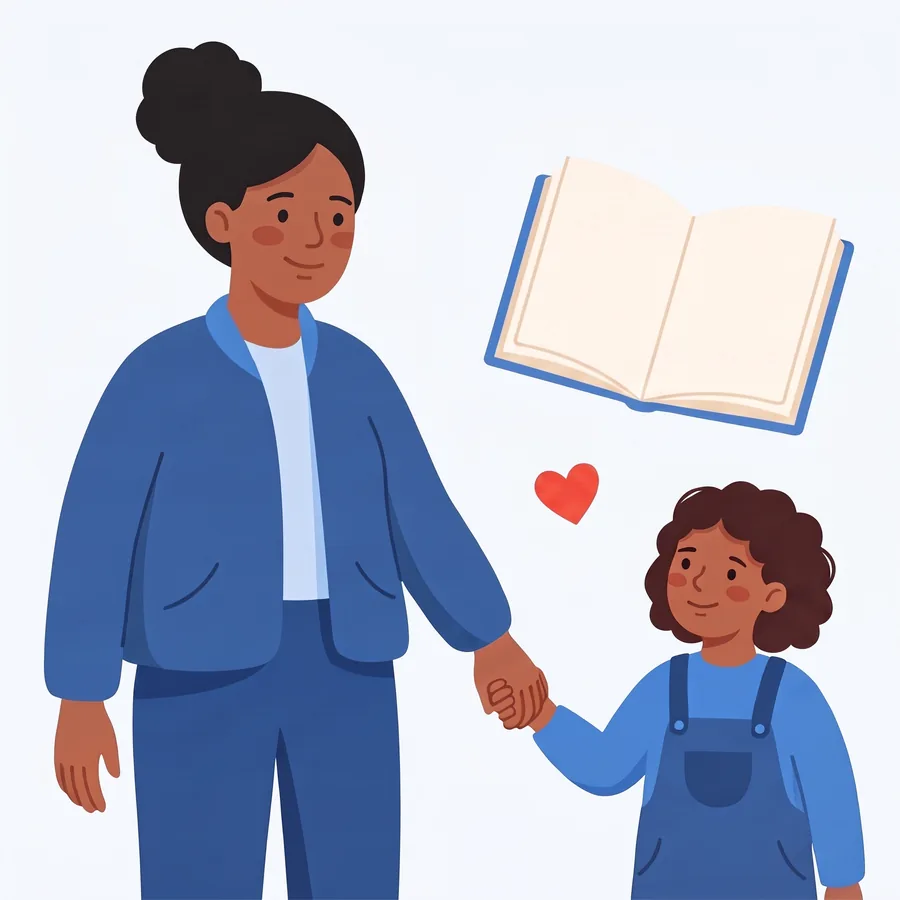
#> input picture design-handoff/source/jotla/illo/tourWelcome.8da0a563.webp, 900 x 900 px, found by its file name
$ python reground.py
#> lines starting #> are read from the running program, lines starting #| are printed output that depends on the picture; after the words box and inside, x2 and y2 are one past the last pixel; in counts of white or black regions, pixels touching at a corner belong together
"""Re-ground Jotla's light illustration deck onto the dark page (#0E1726).

CANDIDATE, 17 Jul 2026. Not approved, not wired into any build. Bupe's call.

WHY THIS EXISTS. The 14 generated illustrations carry a baked-in #F7F9FC ground,
so on the dark theme they land as bright cards. The brief asked for a "re-ground,
not a redesign": same subjects, same composition, ground at #0E1726. This does
exactly that, and it is the only option on the table that preserves the casting
locks BY CONSTRUCTION, because it moves the original pixels rather than asking a
model to draw new people. Regeneration cannot promise that: every job in the
manifests ran with "Reference image: none", so a fresh dark set returns DIFFERENT
faces, and the fairness lock (Black British / White / South Asian / East Asian /
mixed heritage) and the gender lock (10 children, 5 girls 5 boys) would each need
re-reviewing from scratch.

THE METHOD, and why the obvious version fails. A naive fixed-tolerance flood fill
(`flood_naive`) leaves a bright keyline on every silhouette: the anti-aliased band
between art and ground is a genuine gradient, so no tolerance separates it. Raise
it and it eats the artwork; lower it and the halo stays. `matte_reground` solves it
properly. For art composited over a known ground G, each pixel is P = a*A + (1-a)*G,
so re-grounding onto G' is exact: P' = P + (1-a)*(G' - G). Only the per-pixel alpha
is needed. Ground is found by a CONNECTIVITY-aware flood from the border, not a
colour test, so an enclosed light prop is correctly kept as art.

GROUND, MEASURED (17 Jul, all 14, not asserted). The page ground lands on #0E1726
EXACTLY, delta 0, across 45-74% of each frame. It beats the light set's own measured
delta of 3, because this is a composite rather than a generation: no model has to hit
a hex. That is true only since the `out[gcore_er] = NEW` line below; the recomposite
alone carried the source's webp noise through and drifted up to 18. The 2px fringe
band hugging each silhouette still carries that noise (max ~12) and is left alone
deliberately: it is the anti-aliasing transition, not the page.

WHAT IT DOES NOT FIX, and this is the honest limit. Roughly 5 of 14 scenes contain a
light-tuned PROP that was drawn to sit on an off-white page and now glows on the dark
one: tipReconnect's white sofa, the floor-pool under tipAvoid's father, tipRoom's rug,
tipCalm's mat, tourToday's floor. The tool is right to keep them (they are art, not
ground); the art itself is what is wrong for a dark page. Those need repainting, by
hand or by a targeted img2img, before this set could ship. Look at the pixels before
believing any of it: `python all14.py` writes all14_matte.png.

Provenance: found by the adversarial gate on 17 Jul, which refuted the producer's
claim that a re-ground was impossible. See NATIVE-SYNC.md section B.
"""

import numpy as np
from PIL import Image
from collections import deque

SRC = 'C:/Users/bupe/dev/jotla-web/design-handoff/source/jotla/illo/'
NEW = np.array([14, 23, 38], float)   # #0E1726


def ground_colour(a):
    ring = np.concatenate([a[0], a[-1], a[:, 0], a[:, -1]])
    return np.median(ring, axis=0)


def flood_naive(a, tol=14):
    """The producer's method: every pixel within `tol` of the ground -> new ground."""
    G = ground_colour(a)
    d = np.abs(a - G).max(axis=2)
    m = d <= tol
    out = a.copy()
    out[m] = NEW
    return out, m


def flood_connected(a, tol):
    """Flood from the border, colour tolerance `tol`, 4-connected.
    Connectivity means an enclosed light prop is NOT eaten."""
    G = ground_colour(a)
    cand = np.abs(a - G).max(axis=2) <= tol
    h, w = cand.shape
    seen = np.zeros((h, w), bool)
    dq = deque()
    for x in range(w):
        for y in (0, h - 1):
            if cand[y, x] and not seen[y, x]:
                seen[y, x] = True; dq.append((y, x))
    for y in range(h):
        for x in (0, w - 1):
            if cand[y, x] and not seen[y, x]:
                seen[y, x] = True; dq.append((y, x))
    while dq:
        y, x = dq.popleft()
        for dy, dx in ((1, 0), (-1, 0), (0, 1), (0, -1)):
            ny, nx = y + dy, x + dx
            if 0 <= ny < h and 0 <= nx < w and cand[ny, nx] and not seen[ny, nx]:
                seen[ny, nx] = True; dq.append((ny, nx))
    return seen


def dilate(m, n=1):
    o = m.copy()
    for _ in range(n):
        p = o.copy()
        p[1:, :] |= o[:-1, :]; p[:-1, :] |= o[1:, :]
        p[:, 1:] |= o[:, :-1]; p[:, :-1] |= o[:, 1:]
        o = p
    return o


def nearest_colour(a, src_mask, need_mask, iters=12):
    """Propagate colours from src_mask outward to fill need_mask (cheap NN fill)."""
    out = a.copy().astype(float)
    known = src_mask.copy()
    for _ in range(iters):
        if not (need_mask & ~known).any():
            break
        acc = np.zeros_like(out); cnt = np.zeros(out.shape[:2])
        for dy, dx in ((1, 0), (-1, 0), (0, 1), (0, -1)):
            sh = np.roll(np.roll(out, dy, 0), dx, 1)
            km = np.roll(np.roll(known, dy, 0), dx, 1)
            acc += sh * km[..., None]; cnt += km
        fill = (cnt > 0) & ~known
        out[fill] = (acc[fill] / cnt[fill][..., None])
        known |= fill
    return out


def enclosed_ground(a, gcore, hole_tol=8):
    """Ground-coloured pockets the border flood cannot reach: the gap between a figure's
    legs, under an arm, inside a handle. Closed off by the art, so they are not
    border-connected, so `flood_connected` correctly refuses to guess and leaves them as
    art. On a light page that is invisible (they ARE the page). On a dark one they become
    bright wedges: tipAvoid's father had a white slab down his legs because of this.

    Colour separates them from a real light prop, and the margin is enormous, so this is
    safe rather than lucky. Measured on tipAvoid: the three pockets are #F8F9FD, delta 0
    from the ground, i.e. the same flat fill. Measured on tipReconnect: the white sofa is
    NOT within even tol=18 of the ground and never appears here. hole_tol=8 sits in a gap
    with nothing in it. A prop that genuinely IS the page colour is indistinguishable from
    the page anyway, so flooding it is right.
    """
    return (np.abs(a - ground_colour(a)).max(axis=2) <= hole_tol) & ~gcore


def matte_reground(a, tol=18):
    """Method B. Connectivity-aware ground, per-pixel alpha, exact recomposite."""
    G = ground_colour(a)
    gcore = flood_connected(a, tol)          # true page ground only
    gcore = gcore | enclosed_ground(a, gcore)  # ...plus the pockets it cannot reach
    gcore_er = ~dilate(~gcore, 2)            # erode: drop the soft fringe
    art_core = ~dilate(gcore, 2)             # confidently art
    fringe = ~gcore_er & ~art_core           # the anti-aliased band

    A = nearest_colour(a, art_core, fringe)  # local art colour behind each fringe px
    d = A - G
    den = (d * d).sum(axis=2)
    num = ((a - G) * d).sum(axis=2)
    alpha = np.clip(np.divide(num, den, out=np.zeros_like(num), where=den > 1e-6), 0, 1)
    alpha[art_core] = 1.0
    alpha[gcore_er] = 0.0

    out = a + (1 - alpha)[..., None] * (NEW - G)   # P' = P + (1-a)(G'-G)
    # The recomposite carries the SOURCE ground's webp noise through as (a - G), which
    # measured p50=0 / p99=4 / max=18 against #0E1726. Invisible on the light original;
    # not on a dark page, where flat navy shows every stray point. Pixels at alpha==0 are
    # pure page ground by definition, so set them rather than nudge them: delta 0, and
    # the tail dies. Only the fringe (0 < alpha < 1) needs the arithmetic.
    out[gcore_er] = NEW
    return np.clip(out, 0, 255), alpha, gcore


if __name__ == '__main__':
    import sys
    files = {'tourWelcome': 'tourWelcome.8da0a563.webp',
             'tipReconnect': 'tipReconnect.7c285113.webp',
             'tourGate': 'tourGate.e577cf3e.webp'}
    panels = []
    for k, f in files.items():
        a = np.array(Image.open(SRC + f).convert('RGB')).astype(float)
        naive, nm = flood_naive(a, 14)
#> in flood_naive, `G = ground_colour(a)`: G = [244, 247, 253]
#> in flood_naive, `m = d <= tol`:
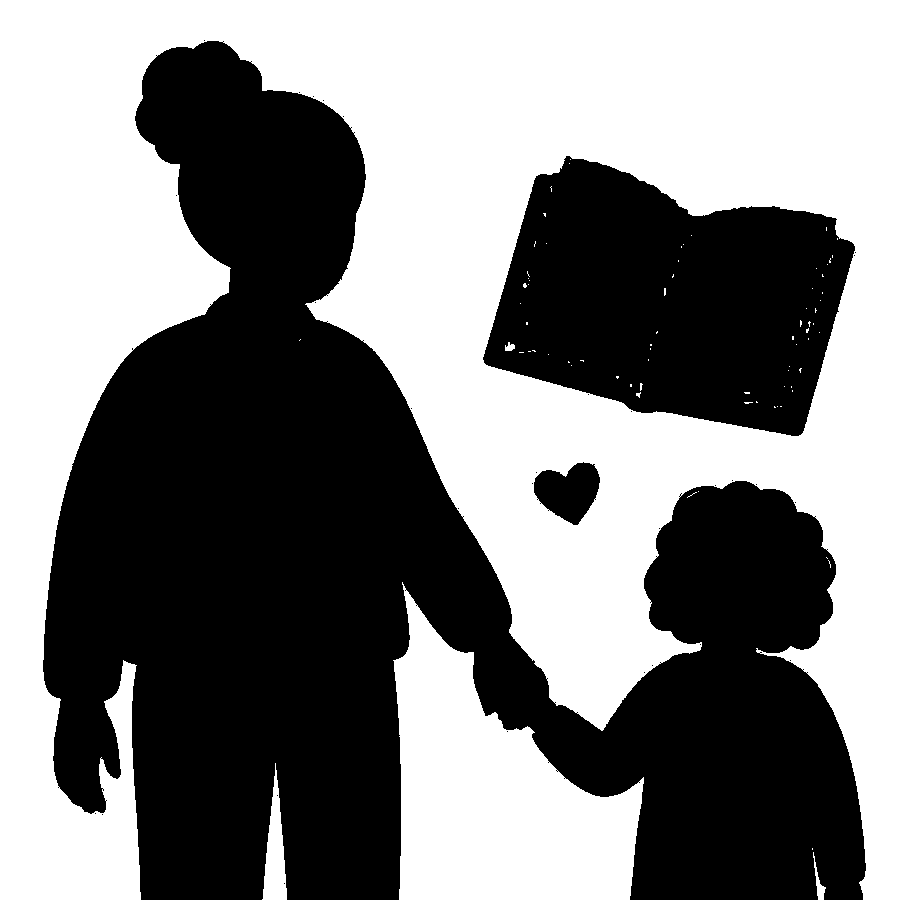
#> m: shape (900, 900) bool; 50.9% white; 32 black regions (29 under 20 px), largest, box (x1, y1, x2, y2) and area: (43, 41, 866, 900) 324376, (483, 156, 855, 436) 70235, (534, 462, 600, 525) 2755
#> in flood_naive, `out[m] = NEW`:
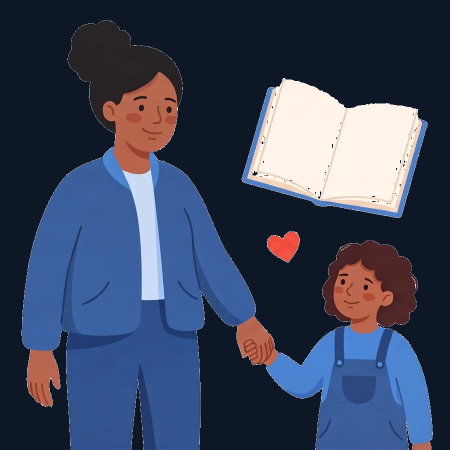
#> out: shape (900, 900, 3) float64 (shown at 1/2 size); mean R, G, B 59.7, 69, 93.4
        matte, alpha, gcore = matte_reground(a, 18)
#> after the loop in flood_connected, `for y in range(h):`:
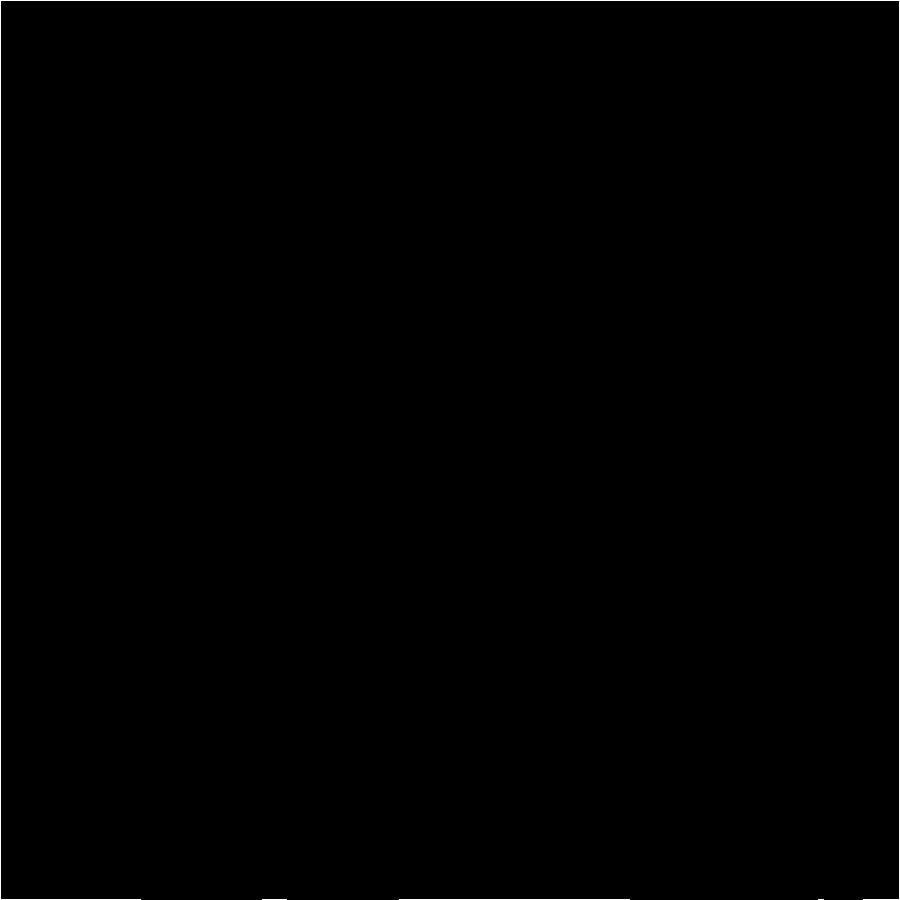
#> seen: shape (900, 900) bool; 0.39% white in thin lines or dots
#> after the loop in nearest_colour, `for _ in range(iters):`:
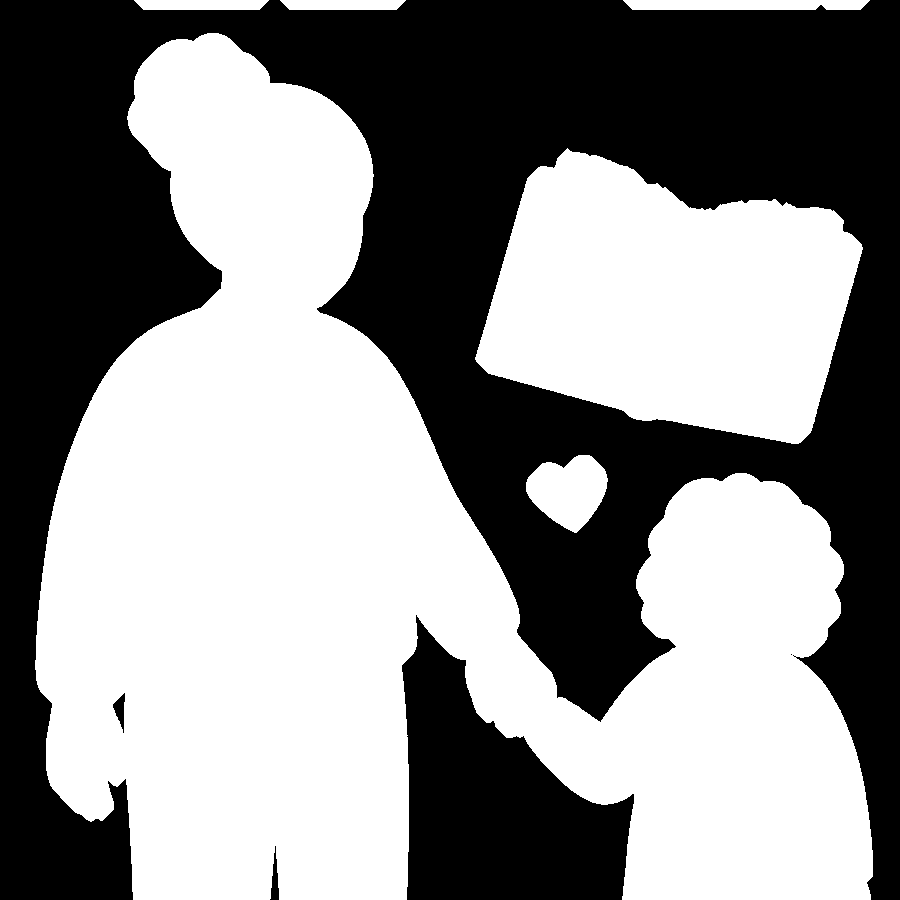
#> known: shape (900, 900) bool; 54.7% white; 5 black regions (1 under 20 px), largest, box (x1, y1, x2, y2) and area: (0, 0, 900, 900) 329740, (402, 615, 634, 900) 37021, (270, 846, 279, 900) 254, (113, 693, 125, 733) 238
        print('%-13s ground=%s naive-hit=%.1f%% connected-ground=%.1f%%'
              % (k, '#%02X%02X%02X' % tuple(ground_colour(a).astype(int)),
                 100 * nm.mean(), 100 * gcore.mean()))
#| tourWelcome   ground=#F4F7FD naive-hit=50.9% connected-ground=51.0%
        row = np.hstack([a, naive, matte])
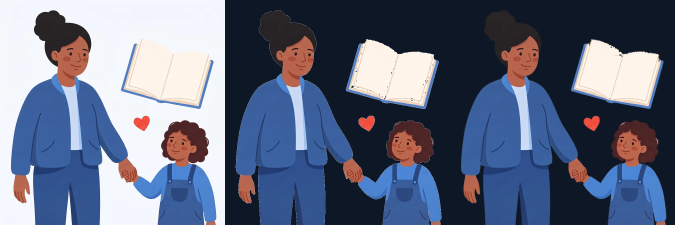
#> row: shape (900, 2700, 3) float64 (shown at 1/4 size); mean R, G, B 98.6, 106.9, 129.5
        panels.append(np.array(Image.fromarray(row.astype('uint8')).resize((1350, 450), Image.LANCZOS)))
        Image.fromarray(matte.astype('uint8')).save(f'rg_{k}_matte.png')
        Image.fromarray(naive.astype('uint8')).save(f'rg_{k}_naive.png')
#> pass 2 of the loop `for k, f in files.items():`:
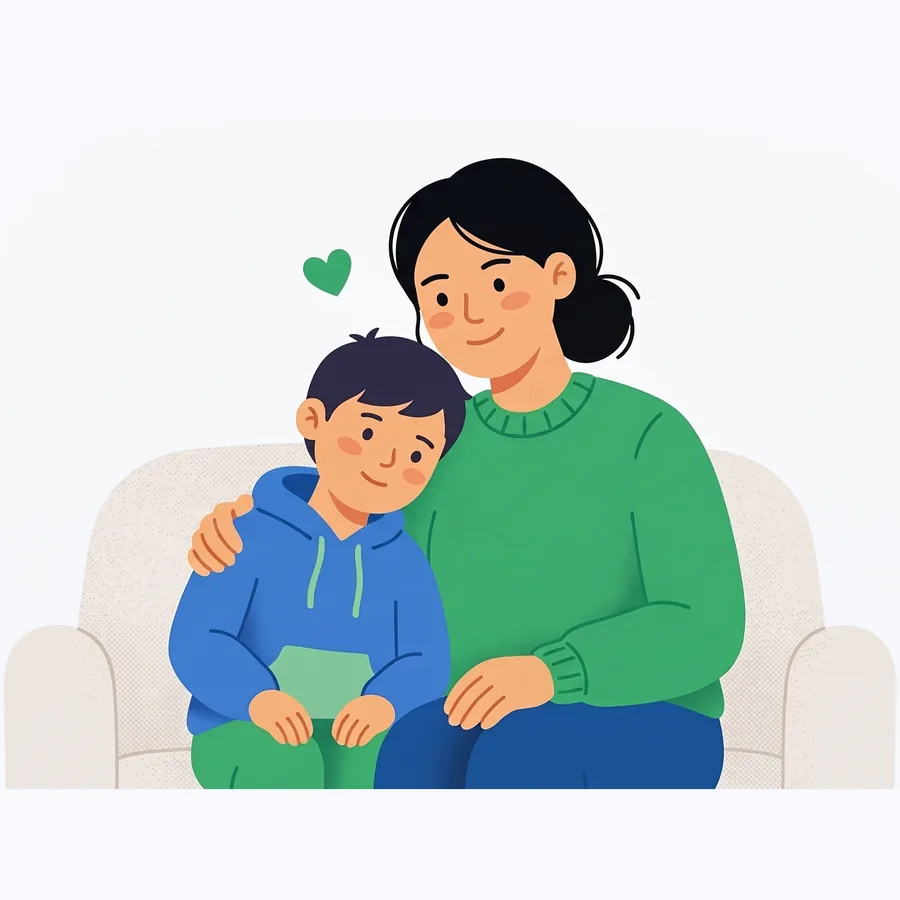
#> input picture design-handoff/source/jotla/illo/tipReconnect.7c285113.webp, 900 x 900 px, found by its file name
#> in matte_reground (call 2), `G = ground_colour(a)`: G = [248, 249, 253]
#> after the loop in flood_connected (call 2), `for y in range(h):`:
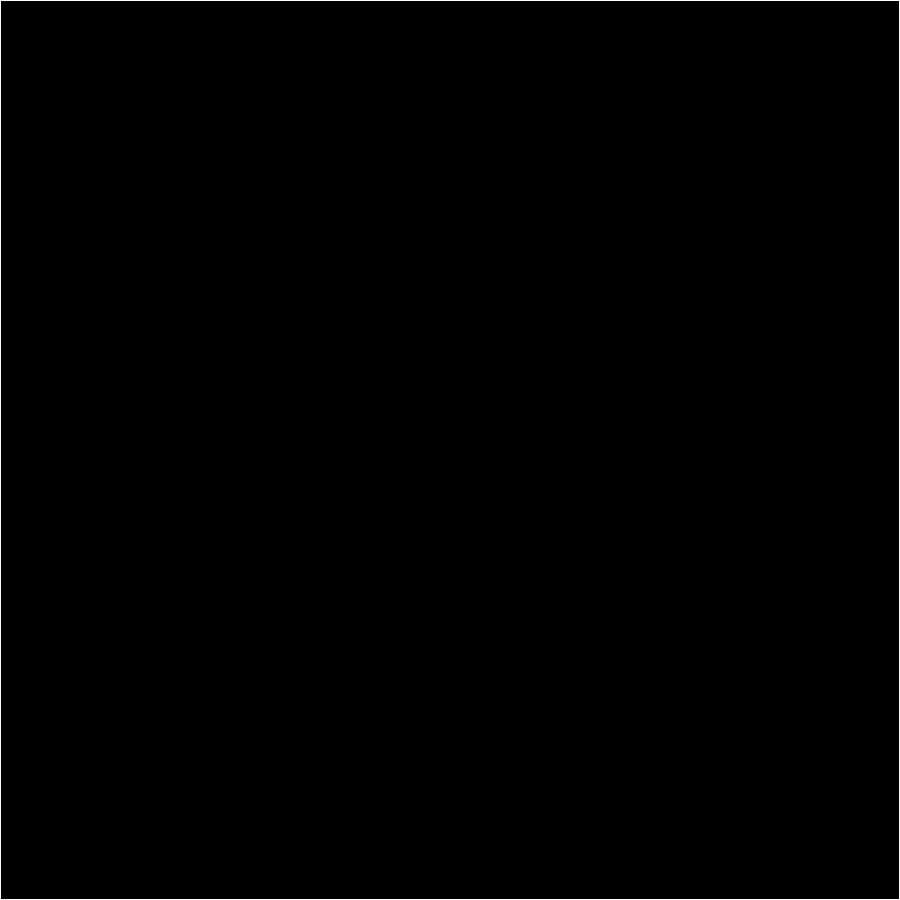
#> seen: shape (900, 900) bool; 0.44% white in thin lines or dots
#> in matte_reground (call 2), `gcore = gcore | enclosed_ground(a, gcore)`:
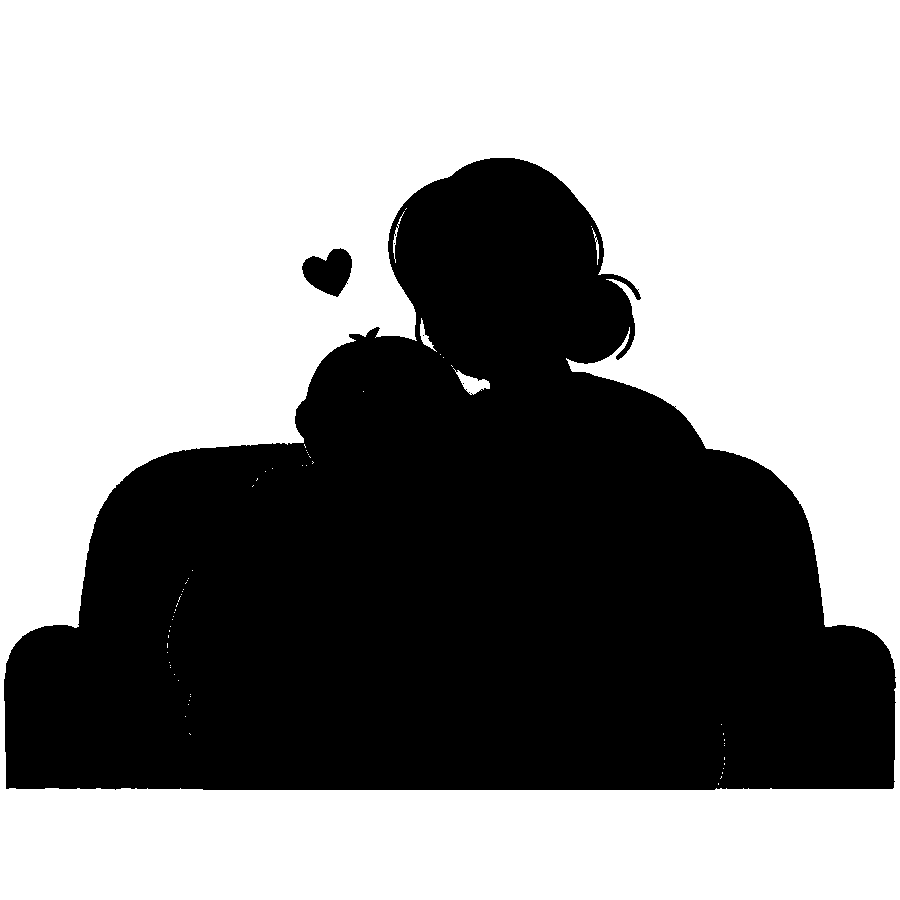
#> gcore: shape (900, 900) bool; 57.9% white; 5 black regions (3 under 20 px), largest, box (x1, y1, x2, y2) and area: (4, 158, 896, 790) 339767, (302, 248, 352, 297) 1621
#| tipReconnect  ground=#F8F9FD naive-hit=57.8% connected-ground=57.9%
    Image.fromarray(np.vstack(panels).astype('uint8')).save('reground_compare.png')
    print('\nreground_compare.png  (original | naive flood | matte reground)')
